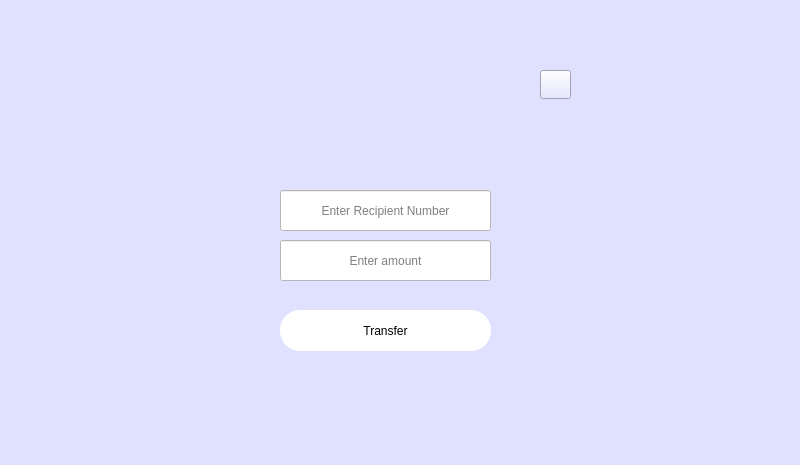
<?xml version="1.0" encoding="UTF-8"?>
<ui version="4.0">
 <class>transferbalance</class>
 <widget class="QDialog" name="transferbalance">
  <property name="geometry">
   <rect>
    <x>0</x>
    <y>0</y>
    <width>800</width>
    <height>465</height>
   </rect>
  </property>
  <property name="windowTitle">
   <string>iCardSIS</string>
  </property>
  <property name="styleSheet">
   <string notr="true">background-color: rgb(224, 225, 255);</string>
  </property>
  <widget class="QLabel" name="label">
   <property name="geometry">
    <rect>
     <x>310</x>
     <y>0</y>
     <width>150</width>
     <height>150</height>
    </rect>
   </property>
   <property name="text">
    <string/>
   </property>
   <property name="pixmap">
    <pixmap resource="images/src.qrc">:/images/4.jpg</pixmap>
   </property>
   <property name="scaledContents">
    <bool>true</bool>
   </property>
  </widget>
  <widget class="QLineEdit" name="lineEdit">
   <property name="geometry">
    <rect>
     <x>280</x>
     <y>190</y>
     <width>211</width>
     <height>41</height>
    </rect>
   </property>
   <property name="styleSheet">
    <string notr="true">font: 700 12pt Times New Roman;
background-color: white;
color:black;
</string>
   </property>
   <property name="alignment">
    <set>Qt::AlignCenter</set>
   </property>
   <property name="placeholderText">
    <string>Enter Recipient Number</string>
   </property>
  </widget>
  <widget class="QLineEdit" name="lineEdit_2">
   <property name="geometry">
    <rect>
     <x>280</x>
     <y>240</y>
     <width>211</width>
     <height>41</height>
    </rect>
   </property>
   <property name="styleSheet">
    <string notr="true">font: 700 12pt Times New Roman;
background-color: white;
color:black;
</string>
   </property>
   <property name="alignment">
    <set>Qt::AlignCenter</set>
   </property>
   <property name="placeholderText">
    <string>Enter amount</string>
   </property>
  </widget>
  <widget class="QPushButton" name="pushButton_addbalance">
   <property name="geometry">
    <rect>
     <x>280</x>
     <y>310</y>
     <width>211</width>
     <height>41</height>
    </rect>
   </property>
   <property name="styleSheet">
    <string notr="true">QPushButton{color: black;

border-radius: 20px;
font: 700 16pt Times New Roman;
background-color: white

}
QPushButton:pressed{background-color: rgb(170, 0, 0);}</string>
   </property>
   <property name="text">
    <string>Transfer</string>
   </property>
  </widget>
  <widget class="QPushButton" name="pushButton">
   <property name="geometry">
    <rect>
     <x>540</x>
     <y>70</y>
     <width>31</width>
     <height>29</height>
    </rect>
   </property>
   <property name="text">
    <string/>
   </property>
   <property name="icon">
    <iconset resource="images/src.qrc">
     <normaloff>:/images/10.jpg</normaloff>:/images/10.jpg</iconset>
   </property>
   <property name="iconSize">
    <size>
     <width>30</width>
     <height>30</height>
    </size>
   </property>
  </widget>
 </widget>
 <resources>
  <include location="images/src.qrc"/>
 </resources>
 <connections/>
</ui>
